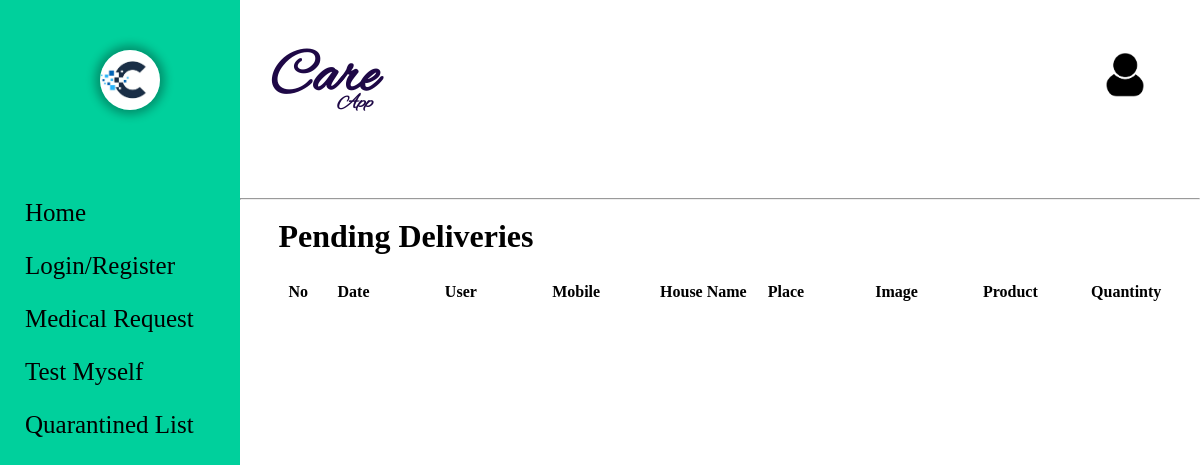
Before: /Delivery.php with the older database file.
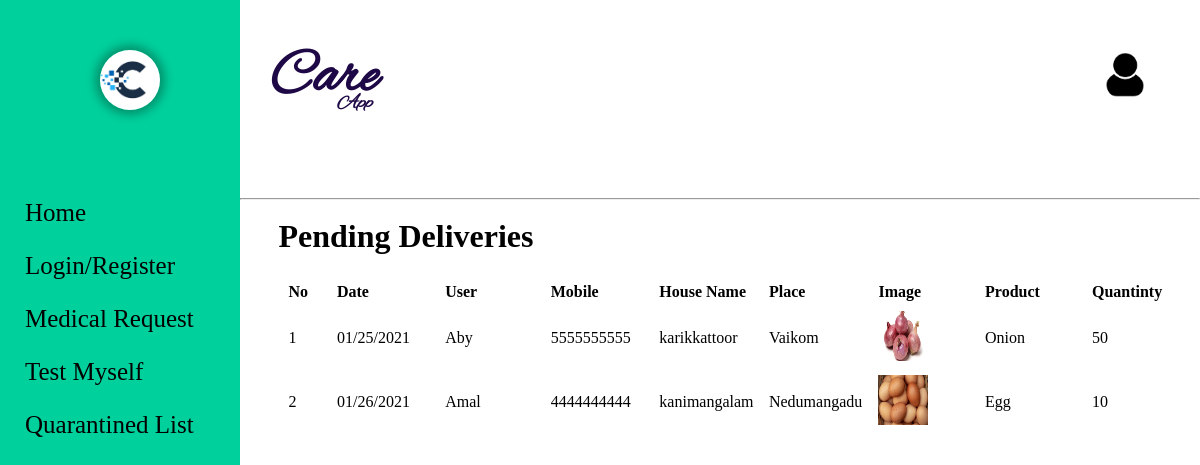
After: the same page with the newer database file.
### tables this page shows
CREATE TABLE `myorder` (
  `O_id` int(5) NOT NULL,
  `L_id` int(5) NOT NULL,
  `P_id` int(5) NOT NULL,
  `quantity` int(5) NOT NULL,
  `Date` varchar(12) NOT NULL
);

CREATE TABLE `user` (
  `U_id` int(5) NOT NULL,
  `L_id` int(5) NOT NULL,
  `name` varchar(20) NOT NULL,
  `hname` varchar(20) NOT NULL,
  `sd_id` int(5) NOT NULL,
  `dob` varchar(10) NOT NULL,
  `gender` varchar(10) NOT NULL
);

CREATE TABLE `subdist` (
  `sd_id` int(5) NOT NULL,
  `dt_id` int(2) NOT NULL,
  `sd_name` varchar(20) NOT NULL,
  `status` tinyint(1) NOT NULL DEFAULT 1
);

CREATE TABLE `product` (
  `P_id` int(5) NOT NULL,
  `name` varchar(20) NOT NULL,
  `price` int(5) NOT NULL,
  `quantity` int(5) NOT NULL,
  `category` varchar(20) NOT NULL,
  `image` varchar(50) NOT NULL,
  `status` tinyint(1) NOT NULL DEFAULT 1
);

### Delivery.php (the view, shortened to what this page needs)
<!DOCTYPE html>
<html lang="en">
<head>
	<link rel="stylesheet" type="text/css" href="css\registration.css" />
</head>
<body>
	<?php require("Leftbar.php"); ?>
	<div class="right_cont" style="{background-color: rgb(232, 232, 232);}">
		<?php require("Topbar.php"); ?>
		<br><h1 style="margin-left:4%;">Pending Deliveries</h1><br>
		<table class="cart" cellpadding="5" cellspacing="10">
			<tbody>
			<tr>
				<th style="text-align:left;" width="40px">No</th>
				<th style="text-align:left;" width="100px">Date</th>
				<th style="text-align:left;" width="100px">User</th>
				<th style="text-align:left;" width="100px">Mobile</th>
				<th style="text-align:left;" width="100px">House Name</th>
				<th style="text-align:left;" width="100px">Place</th>
				<th style="text-align:left;" width="100px">Image</th>
				<th style="text-align:left;" width="100px">Product</th>
				<th style="text-align:left;" width="100px">Quantinty</th>
			</tr>
			<?php
				$counter = 0;
				$con=mysqli_connect("localhost","root","","care_app")or die("couldn't connect");
				$query="select * from myOrder";
				$result =mysqli_query($con,$query);
				while($row=mysqli_fetch_array($result))
				{
					$id=$row['P_id'];
					$lid=$row['L_id'];
					$quer="select * from product where P_id=$id";
					$resl =mysqli_query($con,$quer);
					$ro=mysqli_fetch_array($resl);
					$image = $ro['image'];
					$image_src = "uploads/".$image;
					$querB="select * from user where L_id=$lid";
					$reslB =mysqli_query($con,$querB);
					$roB=mysqli_fetch_array($reslB);
					$sid=$roB['sd_id'];
					$querC="select * from subdist where sd_id=$sid";
					$reslC =mysqli_query($con,$querC);
					$roC=mysqli_fetch_array($reslC);
					$querD="select * from login where L_id=$lid";
					$reslD =mysqli_query($con,$querD);
					$roD=mysqli_fetch_array($reslD);
					?>
					<tr>
						<td><?php echo ++$counter ?></td>
						<td><?php echo $row['Date'] ?></td>
						<td><?php echo $roB['name'] ?></td>
						<td><?php echo $roD['PhoneNo'] ?></td>
						<td><?php echo $roB['hname'] ?></td>
						<td><?php echo $roC['sd_name'] ?></td>
						<td><img src='<?php echo $image_src;  ?>' width="50" height="50" ></td>
						<td><?php echo $ro['name'] ?></td>
						<td><?php echo $row['quantity'] ?></td>
					</tr>
					<?php
				}
			?>
		</table>
	</div>
</body>
</html>

### Leftbar.php (shortened to what this page needs)
<!DOCTYPE html>
<html lang="en">
<head>
     <link rel="stylesheet" href="css/home.css">
</head>
<body>
<div class="left_cont">
        <img src="images/c.png" alt="pic">
        <div class="content">
            <ul>
                <a href="Home.php"><li>Home</li></a>
                    <?php
                if(isset($_SESSION['id']))
                {
                    if($row['user_type']=='admin' or $row['user_type']=='user' or $row['user_type']=='mstaff'
                                                    or $row['user_type']=='volunteer' or $row['user_type']=='pnchOfficr')
                    {
                        ?>
                            <a href="ViewProfile.php"><li>Account</li></a>
                        <?php
                    }
                }
                    else{
                        ?>
                            <a href="Login.php"><li>Login/Register</li></a>
                        <?php
                        }
                        ?>
                    <?php
                if(isset($_SESSION['id']))
                {
                    if($row['user_type']=='mstaff'
                    or $row['user_type']=='pnchOfficr'  or $row['user_type']=='volunteer')
                    {
                        ?>
                            <a href="ViewRequest.php"><li>View Request</li></a>
                        <?php
                    }
                    if($row['user_type']=='admin')
                    {
                        ?>
                            <a href="ViewRequest.php"><li>View Request</li></a>
                        <?php
                    }
                    if($row['user_type']=='user')
                    {
                        ?>
                            <a href="MedicalRequest.php"><li>Medical Request</li></a>
                        <?php
                    }
                }
                    else{
                        ?>
                            <a href="Login.php"><li>Medical Request</li></a>
                        <?php
                        }
                    ?>
                <a href="TestMyself.php"><li>Test Myself</li></a>
                <a href="ViewQuarantine.php"><li>Quarantined List</li></a>
            </ul>
        </div>
</div>
</body>
</html>

### Topbar.php (shortened to what this page needs)
<!DOCTYPE html>
<html lang="en">
<head>
     <link rel="stylesheet" href="css/home.css">
</head>
<body>
    <div class="nav">
            <h1>Care</h1>
            <h2>App</h2>
        <div class="logo">
            <?php
            if(isset($_SESSION['id']))
            {
                $con = mysqli_connect("localhost","root","","care_app")or die("failed");
                $tmpid=$_SESSION['id'];
                if($row['user_type']=='user')
                {    ?>
                    <a href="Cart.php"><img class="carticon" src="images/cart.png" width="40" height="40"></a>
                    <?php
                }
                $sql="select image from dp where L_id=$tmpid ";
                $result=mysqli_query($con,$sql) or die($sql);
                if(mysqli_num_rows($result)>0)
                {
                    $row = mysqli_fetch_array($result);
                    $image = $row['image'];
                    $image_src = "uploads/".$image;
                    ?>
                    <a href="ViewProfile.php"><img class="usericon" src="<?php echo $image_src;  ?>" ></a>
                <?php
                }
                else
                {
                ?>
                    <a href="ViewProfile.php"><img class="usericon" src="images/uicon.png" ></a>
                <?php
                }
            }
            else
            {
            ?>
                <a href="Login.php"><img class="usericon" src="images/uicon.png" ></a>
            <?php
            }
        ?>
        </div>
    </div>
    <hr>
</body>
</html>

### css/registration.css (style rules this page uses)
body { background-color:whitesmoke; background-attachment:fixed; margin: 0px; }
h1 { margin-top: 0%; }

### css/home.css (style rules this page uses)
* { margin:0; padding:0; transition: .5s ease-out; }
h2 { font-size: 22px; }
.left_cont { position: relative; float:left; width:20%; height:100vh; background-color: rgb(0, 208, 156); }
.left_cont .content { position: relative; width: auto; height: auto; }
.left_cont ul { width:100%; margin-top: 30%; }
.left_cont ul li { list-style-type: none; padding: .5em 1em; font-size: 25px; }
.right_cont { width:80%; height:100vh; float:left; background-color: white; }
.left_cont img { border-radius: 50%; width: 60px; margin-left: 100px ; margin-top: 50px; height: 60px; box-shadow: 0 0 10px 5px rgba(0, 0, 0, 0.3); }
.nav { position: relative; top:0px; background-color: white; width: 100%; height:24.8%; }
.nav h1 { font-family:hel; float:left; margin-top:40px; margin-left: 30px; font-size: 60px; color: rgb(30, 8, 70); }
.nav h2 { font-family:hel; float:left; margin-top:90px; margin-left: -40px; font-size: 20px; color: rgb(30, 8, 70); }
.logo { position: relative; height: 100%; width:30%; float:right; }
.usericon { float:right; margin-top:50px; margin-right:50px; width:50px; height:50px; border-radius: 50%; transition: 0.10s ease-out; }

### Delivery.php (style rules this page uses)
table { margin-left:4%; }

### Leftbar.php (style rules this page uses)
a { text-decoration:none; color:black; }

Changed rows visible on the page:
added myorder: Date "01/25/2021", user.name "Aby", L.PhoneNo "5555555555", user.hname "karikkattoor", subdist.sd_name "Vaikom", P.image (picture), P.name "Onion", quantity "50"
added myorder: Date "01/26/2021", user.name "Amal", L.PhoneNo "4444444444", user.hname "kanimangalam", subdist.sd_name "Nedumangadu", P.image (picture), P.name "Egg", quantity "10"
